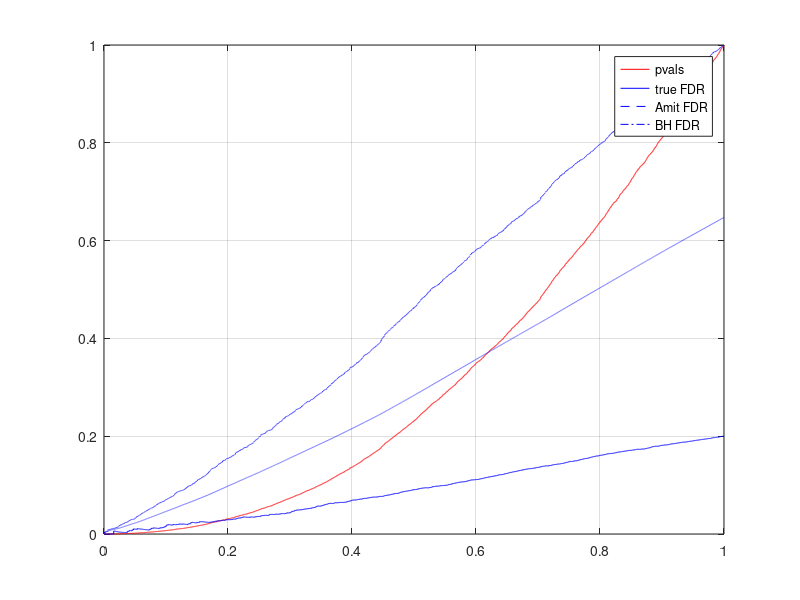

Source code (MATLAB): (Note: this script raises an error after producing the figure.)
% Test various FDR bounds 
clear all
close all
clc
%solid red line p value vector
%solid color line exact FDR
%dash color line my FDR
%dash dot color line Benjamini FDR
tic
color='bgrmkcy';
figure;
Q=zeros(1,10000);
F=Q;
for w=1:1
    x=[normrnd(0,1,2000,1);normrnd(2,1,3000,1);normrnd(-1,1,5000,1)];
    P=2*normcdf(-abs(x),0,1);
    [Psort,XI]=sort(P);
    plot([1:length(P)]/length(P),Psort,'r');grid on;hold on;
    out=zeros(10000,1);
    out(find(XI<=2000))=1; % false positive (H0)
    Q = cumsum(out)' ./ [1:length(P)];
%    for i=1:length(P)
%        Q(i)=sum(out(1:i))/i;%exact FDR  
%    end
    plot([1:length(P)]/length(P),Q,color(w-7*floor((w-1)/7)));grid on;hold on; % plot exact FDR
    for i=1:length(P)
        F(i)=(length(P)/i)*2*sum(Psort(1:i))/i;%my FDR upper bound
    end
    plot([1:length(P)]/length(P),F,['--',color(w-7*floor((w-1)/7))]);grid on;hold on; % plot Amit's FDR
    q=Psort./[1:length(Psort)]'.*length(Psort);%Benjamini FDR bound
    plot([1:length(P)]/length(P),q,['-.',color(w-7*floor((w-1)/7))]);grid on;hold on; % plot BH FDR
end
legend('pvals', 'true FDR', 'Amit FDR', 'BH FDR');
toc



%%%%%%%%%%%%%%%%%%%%%%%%%%%%%%%%%%%%%%%%%%%%%%%%%%%%%%%%%%%%%%%%%%%%%%%%%
% test using the new functions 
iters = 5000; m=1000; m0 = 500; mu_gap=2; dep_flag = 0; rho=[0.3]; fdr_str = 'BH95'; q = 0.5;
[VR_hist V_moments R_moments FDR_moments] = simulate_VR_dist(iters,m,m0,mu_gap,dep_flag,rho,fdr_str,q);

VR = cell(m,1); V_m = VR; R_m = VR; FDR_m = VR; 
[VR{1} V_m{1} R_m{1} FDR_m{1}] = simulate_VR_dist(iters,m,m0,mu_gap,dep_flag,rho,'min_k',0.36)
[VR{2} V_m{2} R_m{2} FDR_m{2}] = simulate_VR_dist(iters,m,m0,mu_gap,dep_flag,rho,'min_k',0.68)
[VR{3} V_m{3} R_m{3} FDR_m{3}] = simulate_VR_dist(iters,m,m0,mu_gap,dep_flag,rho,'min_k',1)
% [VR{4} V_m{4} R_m{4} FDR_m{4}] = simulate_VR_dist(iters,m,m0,mu_gap,dep_flag,rho,'min_k',1)

%%%%%%%%%%%%%%%%%%%%%%%%%%%%%%%%%%%%%%%%%%%%%%%%%%%%%%%%%%%%%%%%%%%%%%%%%
m=100; m0 = 0.5*m; mu_gap = 2; dep_flag=0;  q=0.05; oracle_q = q*m/m0; iters = 10000;
rho_vec = 0:0.01:1; n = length(rho_vec);
V_moments = zeros(2,n); 
R_moments = zeros(2,n); 
FDR_moments = zeros(2,n); 
for i=1:n    
    i_is = i
    [VR_hist V_moments(:,i) R_moments(:,i) FDR_moments(:,i)] = ...
        simulate_VR_dist(iters,m,m0,mu_gap,dep_flag,rho_vec(i),'bh95',oracle_q);
end
figure; hold on; plot(rho_vec, FDR_moments(1,:), '.'); plot(rho_vec, FDR_moments(2,:), 'r.'); 
legend('mean', 'std'); xlabel('\rho');

%%%%%%%%%%%%%%%%%%%%%%%%%%%%%%%%%%%%%%%%%%%%%%%%%%%%%%%%%%%%%%%%%%%%%%%%%
% Test Amit's problematic oracle example (where FDR was more than theoretic prediction)
m = 500; q=0.05; m0 = 0.2*m; mu_gap = 3.5; rho = 0.8; dep_flag = 0; iters = 10000; oracle_q = q*m/m0; two_side = 1; % bound works for one-sided test
[oracle_VR oracle_V_m oracle_R_m oracle_FDR_m] = simulate_VR_dist(iters,m,m0,mu_gap,dep_flag,rho,'bh95',oracle_q ,two_side);
% figure; imagesc(oracle_VR); colorbar;title('2d Histogram of V vs. R'); xlabel('V'); ylabel('R'); 

FDR_control_should_be_negative = oracle_FDR_m(1) - q % check if we indeed get control (negative) pr violation (positive)


%%%%%%%%%%%%%%%%%%%%%%%%%%%%%%%%%%%%%%%%%%%%%%%%%%%%%%%%%%%%%%%%%%%%%%%%%%%%%%%%%%%%%%%%%%%%%%%
%%% Try various distributions on two p-values and see if we can get
%%% violation of strong control with q (Shlomo's distribution)
m = 2; q=0.5; m0 = m; mu_gap = 3.5; rho = q/2; dep_flag = 2; iters = 100000; oracle_q = q*m/m0; two_side = 1; % bound works for one-sided test
[oracle_VR oracle_V_m oracle_R_m oracle_FDR_m] = simulate_VR_dist(iters,m,m0,mu_gap,dep_flag,rho,'bh95',oracle_q ,two_side);
FDR_control_should_be_negative = oracle_FDR_m(1) - q % check if we indeed get control (negative) pr violation (positive)
% figure; imagesc(oracle_VR); colorbar;title('2d Histogram of V vs. R'); xlabel('V'); ylabel('R'); 


%%%%%%%%%%%%%%%%%%%%%%%%%%%%%%%%%%%%%%%%%%%%%%%%%%%%%%%%%%%%%%%%%%%%%%%%%
% Test the new function for computing q from the FDR 
pvals_vec = simulate_pvals(1,m,m0,mu_gap,dep_flag,rho,[],1); % simulate p-vals (sorted)
q_vec = [0.01:0.01:1]; n = length(q_vec); q_est = zeros(n,1);
for i=1:n % loop over q
   R = FDR_mat_main(pvals_vec, q_vec(i), 'bh95'); 
   q_est(i) =  q_from_R_FDR_mat_main(pvals_vec, R, 'bh95', 1);
end    

figure; hold on; plot(q_vec, q_est, '.'); 
plot([0:0.1:1], [0:0.1:1], 'r');
title('true q vs. inverse q'); xlabel('q'); ylabel('q estimated');

    


%%%%%%%%%%%%%%%%%%%%%%%%%%%%%%%%%%%%%%%%%%%%%%%%
% New functions: for site: 
  P = rand(1,1000); % generate a vector of p-values, of which a 100 are taken from the alternative hypothesis
  P(1:500) = P(1:500) ./ 3; 
  q = FDR_R_to_q(sort(P), 150)  % Compute the FDR of the lowest 100 p-values








